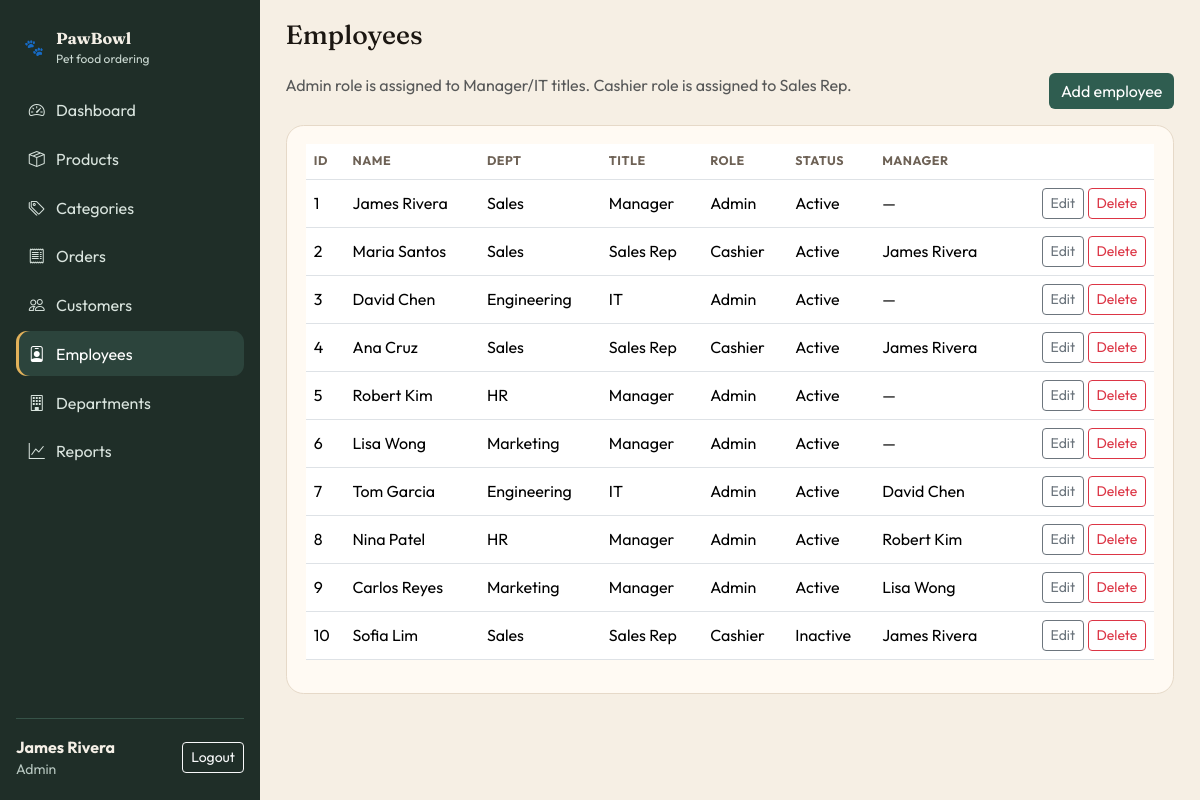
The page /admin/employees.php (signed in) on the database its author committed.
### tables this page shows
CREATE TABLE Employees (
  EmployeeID INT AUTO_INCREMENT PRIMARY KEY,
  FirstName VARCHAR(80) NOT NULL,
  LastName VARCHAR(80) NOT NULL,
  DepartmentID INT NOT NULL,
  Salary DECIMAL(10, 2) NOT NULL,
  HireDate DATE NOT NULL,
  JobTitle VARCHAR(80) NOT NULL,
  ManagerID INT NULL,
  Status ENUM('Active', 'Inactive') NOT NULL DEFAULT 'Active',
  Password VARCHAR(255) NOT NULL,
  Role ENUM('Admin', 'Cashier') NOT NULL,
  CONSTRAINT fk_emp_dept FOREIGN KEY (DepartmentID) REFERENCES Departments(DepartmentID),
  CONSTRAINT fk_emp_manager FOREIGN KEY (ManagerID) REFERENCES Employees(EmployeeID)
    ON DELETE SET NULL
);

CREATE TABLE Departments (
  DepartmentID INT AUTO_INCREMENT PRIMARY KEY,
  DepartmentName VARCHAR(100) NOT NULL,
  Location VARCHAR(120) NOT NULL,
  Budget DECIMAL(12, 2) NOT NULL DEFAULT 0.00
);

### config/db.php (called while the page is built, shortened)
<?php
function db(): PDO
{
    static $pdo = null;
    if ($pdo instanceof PDO) {
        return $pdo;
    }
    $dsn = 'mysql:host=' . DB_HOST . ';dbname=' . DB_NAME . ';charset=' . DB_CHARSET;
    $pdo = new PDO($dsn, DB_USER, DB_PASS, [
        PDO::ATTR_ERRMODE => PDO::ERRMODE_EXCEPTION,
        PDO::ATTR_DEFAULT_FETCH_MODE => PDO::FETCH_ASSOC,
        PDO::ATTR_EMULATE_PREPARES => false,
    ]);
    return $pdo;
}
function base_url(string $path = ''): string
{
    static $base = null;
    if ($base === null) {
        $doc = rtrim(str_replace('\\', '/', $_SERVER['DOCUMENT_ROOT'] ?? ''), '/');
        $app = rtrim(str_replace('\\', '/', realpath(__DIR__ . '/..') ?: dirname(__DIR__)), '/');
        if ($doc !== '' && str_starts_with($app, $doc)) {
            $base = substr($app, strlen($doc));
        } else {
            $base = '';
        }
    }
    $path = ltrim($path, '/');
    $prefix = $base === '' || $base === false ? '' : $base;
    return $prefix . '/' . $path;
}

### includes/helpers.php (called while the page is built, shortened)
<?php
require_once __DIR__ . '/../config/db.php';
function h(?string $value): string
{
    return htmlspecialchars((string) $value, ENT_QUOTES, 'UTF-8');
}
function fetch_all(string $sql, array $params = []): array
{
    $stmt = db()->prepare($sql);
    $stmt->execute($params);
    return $stmt->fetchAll();
}

### includes/layout.php (shortened to what this page needs)
<?php
function nav_items(string $role): array
{
    if ($role === 'Admin') {
        return [
            ['admin/dashboard.php', 'bi-speedometer2', 'Dashboard'],
            ['admin/products.php', 'bi-box-seam', 'Products'],
            ['admin/categories.php', 'bi-tags', 'Categories'],
            ['admin/orders.php', 'bi-receipt', 'Orders'],
            ['admin/customers.php', 'bi-people', 'Customers'],
            ['admin/employees.php', 'bi-person-badge', 'Employees'],
            ['admin/departments.php', 'bi-building', 'Departments'],
            ['admin/reports.php', 'bi-graph-up', 'Reports'],
        ];
    }
    return [
        ['customer/shop.php', 'bi-shop', 'Shop'],
        ['customer/cart.php', 'bi-bag', 'Cart'],
        ['customer/orders.php', 'bi-clipboard-check', 'My orders'],
        ['customer/profile.php', 'bi-person', 'Profile'],
    ];
}
function current_script(): string
{
    $uri = $_SERVER['SCRIPT_NAME'] ?? '';
    $base = base_url('');
    if ($base !== '' && str_starts_with($uri, $base)) {
        return ltrim(substr($uri, strlen($base)), '/');
    }
    return ltrim($uri, '/');
}
function render_header(string $title, array $user): void
{
    $role = $user['role'];
    $items = nav_items($role);
    $current = current_script();
    ?>
<!DOCTYPE html>
<html lang="en">
<head>
    <link href="https://cdn.jsdelivr.net/npm/bootstrap@5.3.3/dist/css/bootstrap.min.css" rel="stylesheet">
    <link href="https://cdn.jsdelivr.net/npm/bootstrap-icons@1.11.3/font/bootstrap-icons.css" rel="stylesheet">
    <link href="<?= h(base_url('assets/css/style.css')) ?>" rel="stylesheet">
</head>
<body class="app-body">
<div class="app-shell">
    <aside class="sidebar">
        <a class="brand" href="<?= h(base_url($items[0][0])) ?>">
            <span class="brand-mark">🐾</span>
            <span>
                <strong>PawBowl</strong>
                <small>Pet food ordering</small>
            </span>
        </a>
        <nav class="side-nav">
            <?php foreach ($items as [$href, $icon, $label]): ?>
                <a class="side-link <?= $current === $href ? 'active' : '' ?>" href="<?= h(base_url($href)) ?>">
                    <i class="bi <?= h($icon) ?>"></i>
                    <span><?= h($label) ?></span>
                </a>
            <?php endforeach; ?>
        </nav>
        <div class="side-user">
            <div>
                <strong><?= h($user['name']) ?></strong>
                <small><?= h($role) ?></small>
            </div>
            <a class="btn btn-sm btn-outline-light" href="<?= h(base_url('logout.php')) ?>">Logout</a>
        </div>
    </aside>
    <div class="app-main">
        <header class="topbar">
            <h1><?= h($title) ?></h1>
        </header>
        <main class="page-content">
    <?php
}
function render_footer(bool $charts = false): void
{
    ?>
        </main>
    </div>
</div>
</body>
</html>
    <?php
}

### admin/employees.php (shortened to what this page needs)
<?php
require_once __DIR__ . '/../includes/auth.php';
require_once __DIR__ . '/../includes/layout.php';
$user = require_role('Admin');
$rows = fetch_all(
    'SELECT e.*, d.DepartmentName,
            CONCAT(m.FirstName, " ", m.LastName) AS ManagerName
     FROM Employees e
     JOIN Departments d ON d.DepartmentID = e.DepartmentID
     LEFT JOIN Employees m ON m.EmployeeID = e.ManagerID
     ORDER BY e.EmployeeID'
);
render_header('Employees', $user);
?>
<div class="d-flex justify-content-between mb-3">
    <p class="text-muted mb-0">Admin role is assigned to Manager/IT titles. Cashier role is assigned to Sales Rep.</p>
    <button class="btn btn-pine" data-bs-toggle="modal" data-bs-target="#create">Add employee</button>
</div>
<div class="panel table-responsive">
    <table class="table align-middle">
        <thead><tr><th>ID</th><th>Name</th><th>Dept</th><th>Title</th><th>Role</th><th>Status</th><th>Manager</th><th></th></tr></thead>
        <tbody>
        <?php foreach ($rows as $r): ?>
            <tr>
                <td><?= (int) $r['EmployeeID'] ?></td>
                <td><?= h($r['FirstName'] . ' ' . $r['LastName']) ?></td>
                <td><?= h($r['DepartmentName']) ?></td>
                <td><?= h($r['JobTitle']) ?></td>
                <td><?= h($r['Role']) ?></td>
                <td><?= h($r['Status']) ?></td>
                <td><?= h($r['ManagerName'] ?? '—') ?></td>
                <td class="text-end">
                    <button class="btn btn-sm btn-outline-secondary" data-bs-toggle="modal" data-bs-target="#e<?= (int) $r['EmployeeID'] ?>">Edit</button>
                    <form class="d-inline" method="post" onsubmit="return confirm('Delete this employee?')">
                        <button class="btn btn-sm btn-outline-danger">Delete</button>
                    </form>
                </td>
            </tr>
        <?php endforeach; ?>
        </tbody>
    </table>
</div>
<?php render_footer();

### assets/css/style.css (style rules this page uses)
:root { --ink: #1c1712; --paper: #f6efe4; --panel: #fffaf3; --pine: #2f5d50; --pine-dark: #214139; --clay: #c45c26; --gold: #e2b15a; --muted: #6e6256; --line: #e6d9c8; --sidebar: #1f2e28; --danger: #b42318; }
* { box-sizing: border-box; }
body { margin: 0; font-family: 'Outfit', system-ui, sans-serif; color: var(--ink); background: var(--paper); }
h1, h2, .brand strong, .display-font { font-family: 'Fraunces', Georgia, serif; }
.app-shell { display: flex; min-height: 100vh; }
.sidebar { width: 260px; background: var(--sidebar); color: #f4efe6; display: flex; flex-direction: column; padding: 1.25rem 1rem; position: sticky; top: 0; height: 100vh; }
.brand { display: flex; gap: 0.75rem; align-items: center; color: inherit; text-decoration: none; padding: 0.4rem 0.5rem 1.2rem; }
.brand small { display: block; color: #c9d7d0; font-size: 0.75rem; }
.side-nav { display: flex; flex-direction: column; gap: 0.25rem; flex: 1; }
.side-link { display: flex; align-items: center; gap: 0.7rem; color: #d9e4de; text-decoration: none; padding: 0.65rem 0.8rem; border-radius: 0.7rem; }
.side-link:hover, .side-link.active { background: #2c443c; color: #fff; }
.side-link.active { box-shadow: inset 3px 0 0 var(--gold); }
.side-user { border-top: 1px solid #365348; padding-top: 1rem; display: flex; justify-content: space-between; align-items: center; gap: 0.75rem; }
.side-user small { display: block; color: #b7c7c0; }
.app-main { flex: 1; min-width: 0; }
.topbar { display: flex; align-items: center; gap: 0.75rem; padding: 1.2rem 1.6rem 0.4rem; }
.topbar h1 { font-size: 1.65rem; margin: 0; }
.page-content { padding: 1rem 1.6rem 2.5rem; }
.stat-card, .panel { background: var(--panel); border: 1px solid var(--line); border-radius: 1.1rem; padding: 1.1rem 1.2rem; }
.btn-pine { background: var(--pine); color: #fff; border: none; }
.table thead th { font-size: 0.78rem; text-transform: uppercase; letter-spacing: 0.04em; color: var(--muted); }

### rows shown on the page
employees: Role "Admin", EmployeeID "1", FirstName+LastName "James Rivera", DepartmentID.DepartmentName "Sales", JobTitle "Manager", Status "Active", ManagerName "—"
employees: EmployeeID "2", FirstName+LastName "Maria Santos", DepartmentID.DepartmentName "Sales", JobTitle "Sales Rep", Role "Cashier", Status "Active", ManagerName "James Rivera"
employees: EmployeeID "3", FirstName+LastName "David Chen", DepartmentID.DepartmentName "Engineering", JobTitle "IT", Role "Admin", Status "Active", ManagerName "—"
employees: EmployeeID "4", FirstName+LastName "Ana Cruz", DepartmentID.DepartmentName "Sales", JobTitle "Sales Rep", Role "Cashier", Status "Active", ManagerName "James Rivera"
employees: EmployeeID "5", FirstName+LastName "Robert Kim", DepartmentID.DepartmentName "HR", JobTitle "Manager", Role "Admin", Status "Active", ManagerName "—"
employees: EmployeeID "6", FirstName+LastName "Lisa Wong", DepartmentID.DepartmentName "Marketing", JobTitle "Manager", Role "Admin", Status "Active", ManagerName "—"
employees: EmployeeID "7", FirstName+LastName "Tom Garcia", DepartmentID.DepartmentName "Engineering", JobTitle "IT", Role "Admin", Status "Active", ManagerName "David Chen"
employees: EmployeeID "8", FirstName+LastName "Nina Patel", DepartmentID.DepartmentName "HR", JobTitle "Manager", Role "Admin", Status "Active", ManagerName "Robert Kim"
employees: EmployeeID "9", FirstName+LastName "Carlos Reyes", DepartmentID.DepartmentName "Marketing", JobTitle "Manager", Role "Admin", Status "Active", ManagerName "Lisa Wong"
employees: EmployeeID "10", FirstName+LastName "Sofia Lim", DepartmentID.DepartmentName "Sales", JobTitle "Sales Rep", Role "Cashier", Status "Inactive", ManagerName "James Rivera"

### other values the page prints
$label "Dashboard"
$label "Products"
$label "Categories"
$label "Orders"
$label "Customers"
$label "Employees"
$label "Departments"
$label "Reports"
$user['name'] "James Rivera"
$title "Employees"
